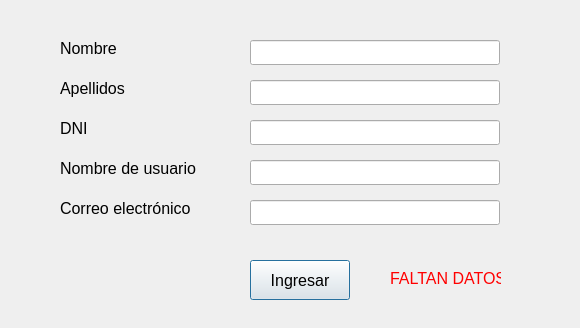
<?xml version="1.0" encoding="UTF-8"?>
<ui version="4.0">
 <class>Dialog</class>
 <widget class="QDialog" name="Dialog">
  <property name="geometry">
   <rect>
    <x>0</x>
    <y>0</y>
    <width>580</width>
    <height>328</height>
   </rect>
  </property>
  <property name="windowTitle">
   <string>Dialog</string>
  </property>
  <widget class="QLineEdit" name="nombre">
   <property name="geometry">
    <rect>
     <x>250</x>
     <y>40</y>
     <width>250</width>
     <height>25</height>
    </rect>
   </property>
  </widget>
  <widget class="QLineEdit" name="apellidos">
   <property name="geometry">
    <rect>
     <x>250</x>
     <y>80</y>
     <width>250</width>
     <height>25</height>
    </rect>
   </property>
  </widget>
  <widget class="QLineEdit" name="dni">
   <property name="geometry">
    <rect>
     <x>250</x>
     <y>120</y>
     <width>250</width>
     <height>25</height>
    </rect>
   </property>
  </widget>
  <widget class="QLineEdit" name="correo">
   <property name="geometry">
    <rect>
     <x>250</x>
     <y>200</y>
     <width>250</width>
     <height>25</height>
    </rect>
   </property>
  </widget>
  <widget class="QLineEdit" name="usuario">
   <property name="geometry">
    <rect>
     <x>250</x>
     <y>160</y>
     <width>250</width>
     <height>25</height>
    </rect>
   </property>
  </widget>
  <widget class="QLabel" name="label">
   <property name="geometry">
    <rect>
     <x>60</x>
     <y>40</y>
     <width>67</width>
     <height>17</height>
    </rect>
   </property>
   <property name="font">
    <font>
     <pointsize>12</pointsize>
    </font>
   </property>
   <property name="text">
    <string>Nombre</string>
   </property>
  </widget>
  <widget class="QLabel" name="label_2">
   <property name="geometry">
    <rect>
     <x>60</x>
     <y>80</y>
     <width>67</width>
     <height>17</height>
    </rect>
   </property>
   <property name="font">
    <font>
     <pointsize>12</pointsize>
    </font>
   </property>
   <property name="text">
    <string>Apellidos</string>
   </property>
  </widget>
  <widget class="QLabel" name="label_3">
   <property name="geometry">
    <rect>
     <x>60</x>
     <y>120</y>
     <width>67</width>
     <height>17</height>
    </rect>
   </property>
   <property name="font">
    <font>
     <pointsize>12</pointsize>
    </font>
   </property>
   <property name="text">
    <string>DNI</string>
   </property>
  </widget>
  <widget class="QLabel" name="label_4">
   <property name="geometry">
    <rect>
     <x>60</x>
     <y>160</y>
     <width>141</width>
     <height>17</height>
    </rect>
   </property>
   <property name="font">
    <font>
     <pointsize>12</pointsize>
    </font>
   </property>
   <property name="text">
    <string>Nombre de usuario</string>
   </property>
  </widget>
  <widget class="QLabel" name="label_5">
   <property name="geometry">
    <rect>
     <x>60</x>
     <y>200</y>
     <width>141</width>
     <height>17</height>
    </rect>
   </property>
   <property name="font">
    <font>
     <pointsize>12</pointsize>
    </font>
   </property>
   <property name="text">
    <string>Correo electrónico</string>
   </property>
  </widget>
  <widget class="QPushButton" name="ingresarButtom">
   <property name="geometry">
    <rect>
     <x>250</x>
     <y>260</y>
     <width>100</width>
     <height>40</height>
    </rect>
   </property>
   <property name="font">
    <font>
     <pointsize>12</pointsize>
    </font>
   </property>
   <property name="text">
    <string>Ingresar</string>
   </property>
  </widget>
  <widget class="QLabel" name="faltanDatos">
   <property name="enabled">
    <bool>true</bool>
   </property>
   <property name="geometry">
    <rect>
     <x>390</x>
     <y>270</y>
     <width>111</width>
     <height>17</height>
    </rect>
   </property>
   <property name="font">
    <font>
     <pointsize>12</pointsize>
    </font>
   </property>
   <property name="styleSheet">
    <string notr="true">color: red;
</string>
   </property>
   <property name="text">
    <string>FALTAN DATOS</string>
   </property>
  </widget>
 </widget>
 <resources/>
 <connections/>
</ui>
